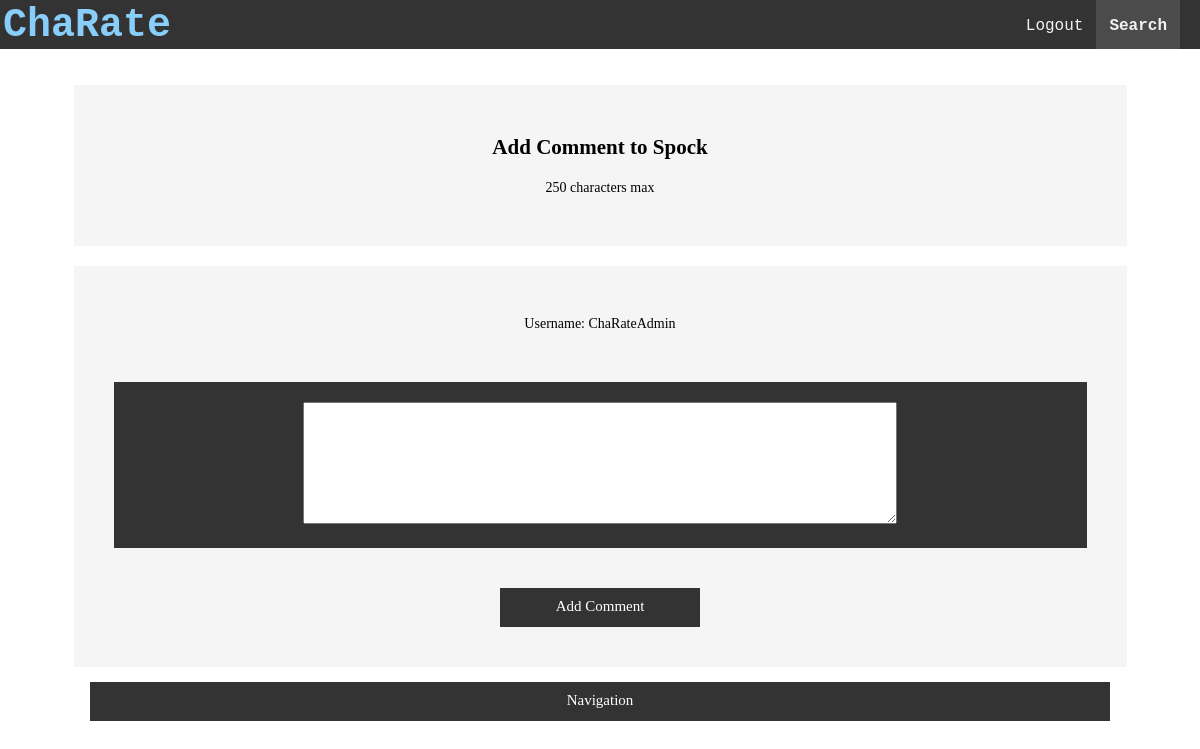
Before: /ChaRate/character/spock/add_comment/ (signed in) with the older database file.
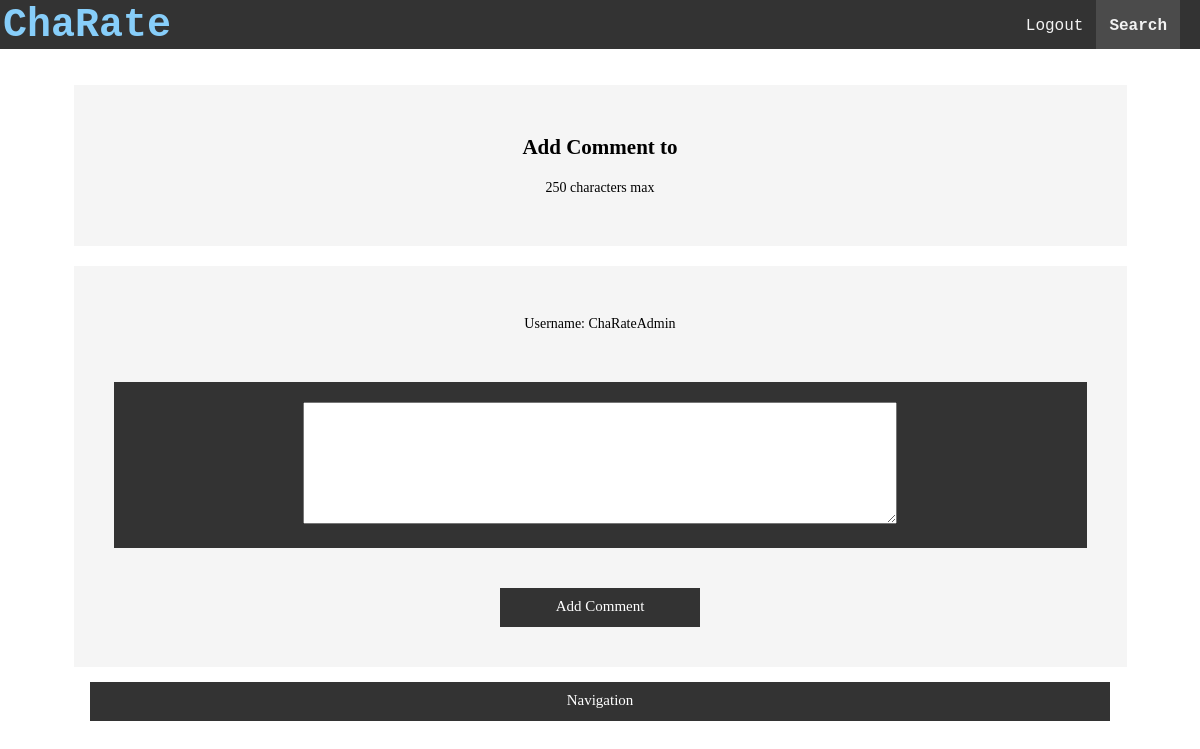
After: the same page with the newer database file.
### ChaRate/models.py (models this page shows, shortened)
class Character(models.Model):
    name = models.CharField(max_length=128, unique = True)
    likes = models.IntegerField(default=0)
    comments = models.IntegerField(default=0)
    likedBy = models.ManyToManyField(Profile)
    picture = models.ImageField(upload_to='character_images', blank=True)
    movies = models.ManyToManyField(Movie)
    tvshows = models.ManyToManyField(TV)
    slug = models.SlugField(blank=True, unique=True)

### ChaRate/views.py (the view, shortened to what this page needs)
# urls.py: url(r'^character/(?P<char_name_slug>[\w\-]+)/add_comment/$', views.add_comment, name="add_comment"),
@login_required
def add_comment(request, char_name_slug):
    try:
        character = Character.objects.get(slug=char_name_slug)
    except:
        character = None
    form = addComment()
    return render(request, 'ChaRate/add_comment.html', {'form': form, 'character': character})

### ChaRate/forms.py
class addComment(forms.ModelForm):
    content = forms.CharField(widget=forms.Textarea)
    class Meta:
        model = Comment
        fields = ('content',)

### templates/ChaRate/add_comment.html (shortened to what this page needs)
{% extends 'ChaRate/base.html' %}
{% load staticfiles %}
{% block body_block %}
<div class="container">
    <div class="bblock">
        <h2>Add Comment to {{character.name}}</h2>
        <p>250 characters max</p>
    </div>
</div>
<div class="container">
    <p>Username: {{ user.username }}</p>
    <div class="bblock" id="dark">
        <form id="add_comment_form" method="post" action="{% url 'add_comment' char_name_slug=character.slug %}" >
            {% for field in form.visible_fields %}
                {{ field }}
            {% endfor %}
    </div>
    <div class="bblock">
        <button class="button" type="submit" name="submit">Add Comment</button>
    </div>
</div>
{% endblock %}

Changed rows visible on the page:
removed Character: name "Spock"
